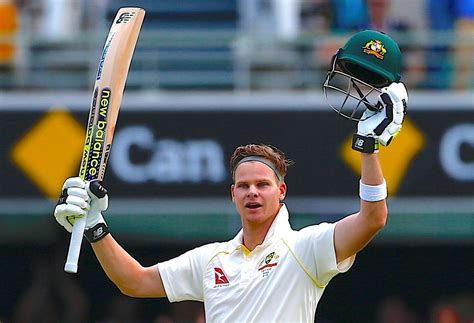
#> input picture computer vision/images/smith.jpg, 474 x 323 px
$ jupyter execute Translation.ipynb
#> lines starting #> are read from the running program, lines starting #| are printed output that depends on the picture
[cell 1]
import cv2
import numpy as np

[cell 2]
image = cv2.imread('./images/smith.jpg')
#> image is the input picture: shape (323, 474, 3); mean B, G, R 100.7, 100.4, 94.9
cv2.imshow('Original' , image)
cv2.waitKey()

height , width = image.shape[:2]
#> height = 323; width = 474

new_h , new_w = height/3 , width/3
#> new_h = 107.7; new_w = 158

T = np.float32([[1 , 0 , new_w] , [0,1,new_h]])
#> T = [[1, 0, 158], [0, 1, 107.7]]

img_translation = cv2.warpAffine(image , T , (width , height))
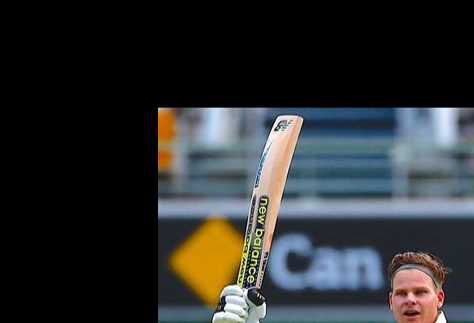
#> img_translation: shape (323, 474, 3); mean B, G, R 48.3, 47.8, 45.3

cv2.imshow('Tanslation' , img_translation)
cv2.waitKey()


cv2.destroyAllWindows()


$ run again, with computer vision/images/1.jpg copied over computer vision/images/smith.jpg
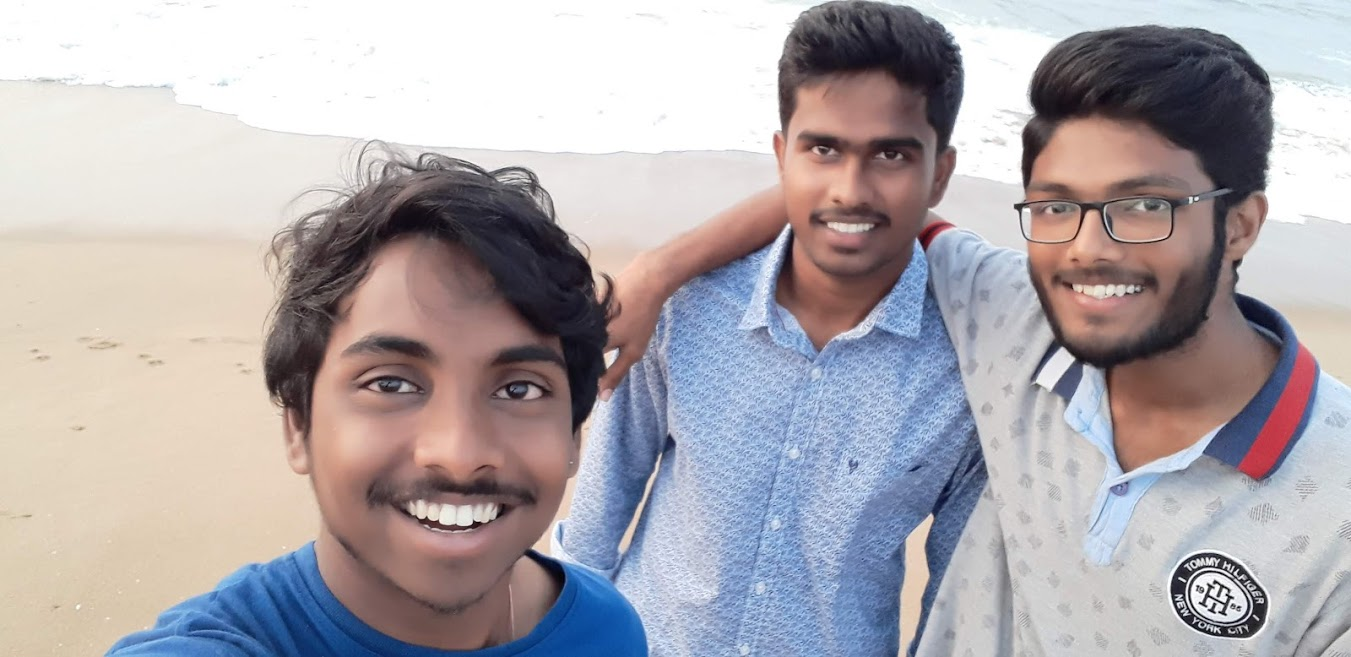
#> input picture computer vision/images/1.jpg, 1351 x 657 px
#> image is the input picture: shape (657, 1351, 3); mean B, G, R 173, 168.7, 174.6
#> `img_translation = cv2.warpAffine(image , T , (width , height))`:
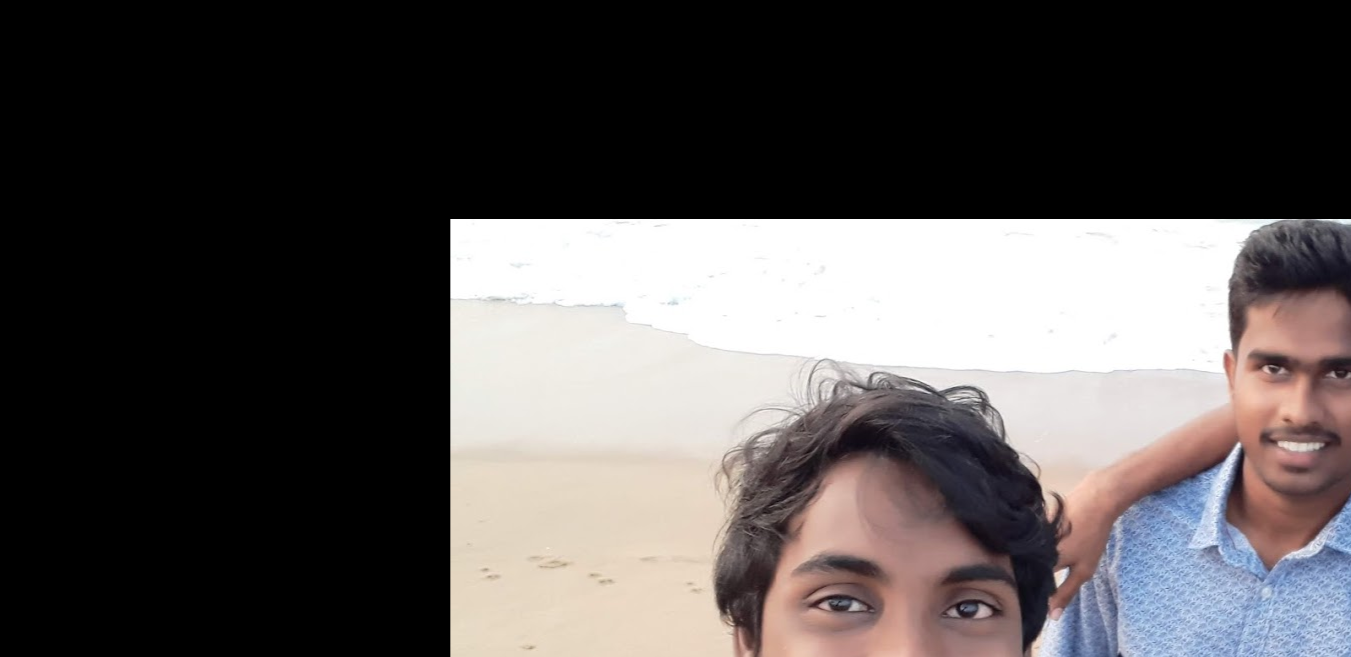
#> img_translation: shape (657, 1351, 3); mean B, G, R 81.2, 81.5, 85.8

$ run again, with computer vision/images/dhoni.jpg copied over computer vision/images/smith.jpg
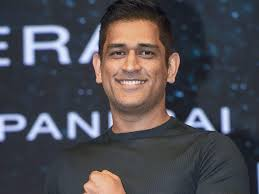
#> input picture computer vision/images/dhoni.jpg, 259 x 194 px
#> image is the input picture: shape (194, 259, 3); mean B, G, R 81.7, 75.1, 76.6
#> `img_translation = cv2.warpAffine(image , T , (width , height))`:
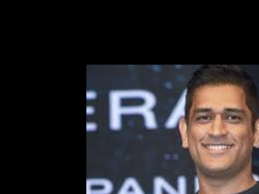
#> img_translation: shape (194, 259, 3); mean B, G, R 41.7, 39.9, 43.8
